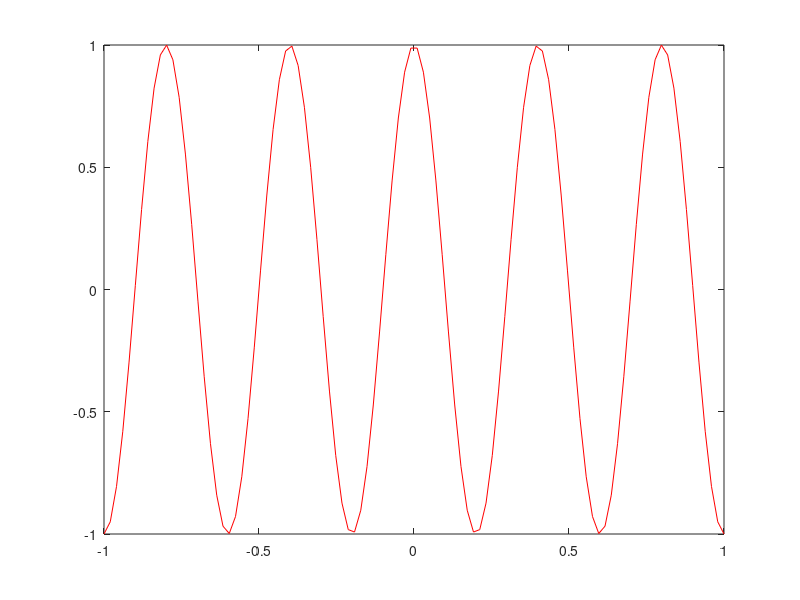
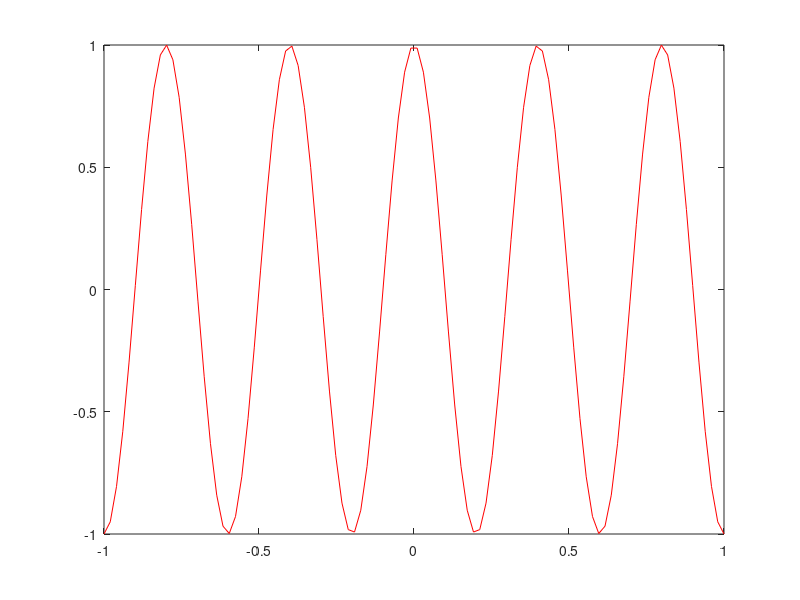

MATLAB code for these plots, in order:
% Regression test function (black blox) for FreeMat v4.0.0
% This function is autogenerated by helpgen.
function bbtest_success = bbtest_print
  bbtest_success = 1;
NumErrors = 0;
try
  x = linspace(-1,1);

catch
  NumErrors = NumErrors + 1;
end
try
  y = cos(5*pi*x);

catch
  NumErrors = NumErrors + 1;
end
try
  plot(x,y,'r-');

catch
  NumErrors = NumErrors + 1;
end
try
  print('printfig1.jpg')

catch
  NumErrors = NumErrors + 1;
end
try
  print('printfig1.png')

catch
  NumErrors = NumErrors + 1;
end
if (NumErrors ~= 0) bbtest_success = 0; return; end
